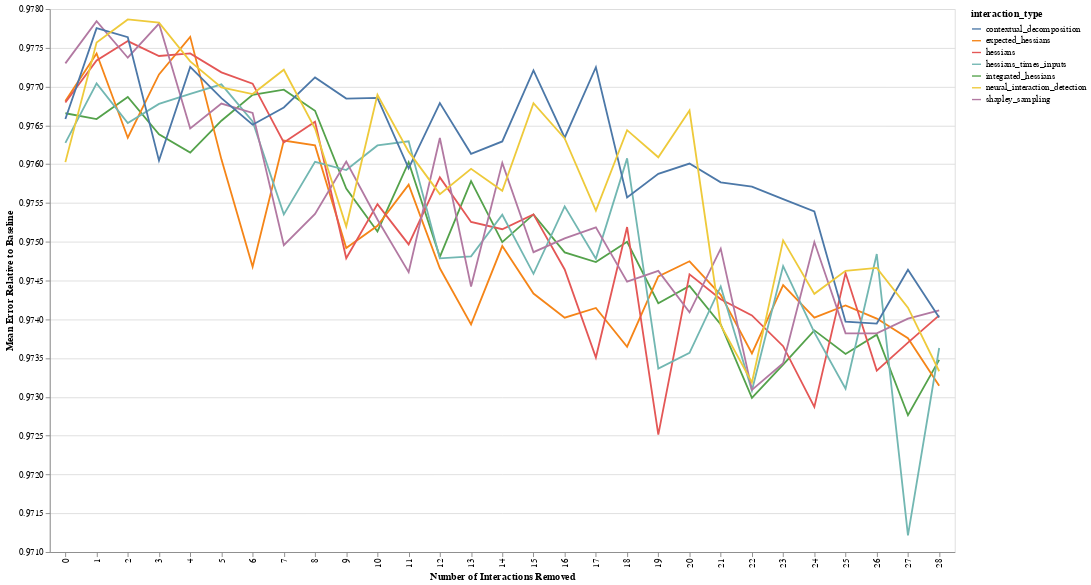

The code cell stored with this chart in its notebook:
### Code cell
line = alt.Chart(df_total, width=1000, height=600).mark_line().encode(
    x=alt.X('num_interactions_removed:O', title='Number of Interactions Removed'),
    y=alt.Y('mean_perf:Q', title='Mean Error Relative to Baseline', scale=alt.Scale(zero=False)),
    color=alt.Color('interaction_type:N')
)
band = alt.Chart(df_total).transform_calculate(
    ymin="datum.mean_perf - datum.sd_perf",
    ymax="datum.mean_perf + datum.sd_perf"
).mark_errorbar().encode(
    x=alt.X('num_interactions_removed:O'),
    y="ymin:Q",
    y2="ymax:Q",
    color=alt.Color('interaction_type:N')
)
line

### Figure 1 — Vega-Lite specification as saved in the notebook (floating-point values rounded to 4 significant figures; data arrays with more than 128 entries replaced by an {"elided": "..."} marker saying what was removed)
{"config": {"view": {"continuousWidth": 400, "continuousHeight": 300}}, "data": {"name": "data-d737dcd535be57bed2e1207a53b248eb"}, "mark": "line", "encoding": {"color": {"type": "nominal", "field": "interaction_type"}, "x": {"type": "ordinal", "field": "num_interactions_removed", "title": "Number of Interactions Removed"}, "y": {"type": "quantitative", "field": "mean_perf", "scale": {"zero": false}, "title": "Mean Error Relative to Baseline"}}, "height": 600, "width": 1000, "$schema": "https://vega.github.io/schema/vega-lite/v4.0.2.json", "datasets": {"data-d737dcd535be57bed2e1207a53b248eb": {"elided": "203 records"}}}
